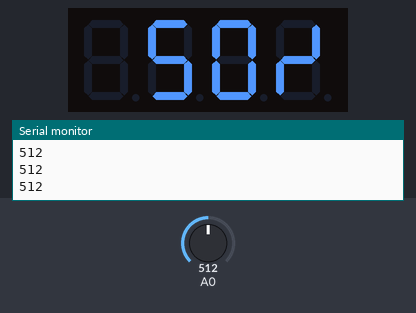
The sketch below on a simulated Arduino Uno, built with avr-gcc and run on an emulated ATmega328P. Shown: 4-digit seven-segment display, the last lines printed to the serial monitor. The inputs (shaded band) are chosen by the test bench; at power-on: A0 = 512.

Above: at 1.2 s.
1.3 s: A0 set to 716
At 2.1 s:
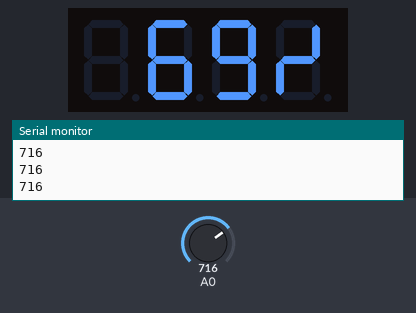
2.8 s: A0 set to 900
At 3.9 s:
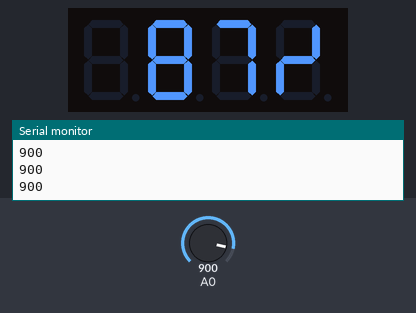
4.4 s: A0 set to 1023
At 5.7 s:
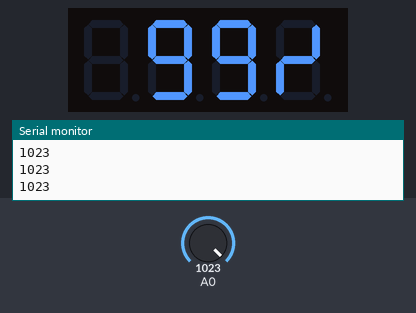
Timing chart, 0 to 7.4 s (numbered marks = the images above; inputs shaded):
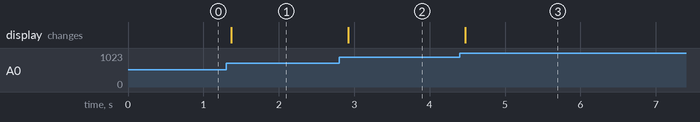

The sketch:

read_a0_write_segment.ino
```cpp
#include "TM1637Display.h"

// read A0
// clk D2
// DIO D3d

#define CLK 2
#define DIO 3

TM1637Display display(CLK, DIO);

/*
const uint8_t PERCENT[] = {
  0, 0, 0,
  SEG_B | SEG_G | SEG_E
};
*/

void setup() {
  Serial.begin(9600);
  display.setBrightness(0x08);
  uint8_t data[] = {0,0,0,0};
  display.setSegments(data);
}

void loop() {
  int sensorValue = analogRead(A0);
  Serial.print(sensorValue);
  Serial.println("");
  //display.showNumberDec(4217, true);
  //display.setBrightness(0x0f);
  int percent = map(sensorValue,0,1024,0,100);
  //display.showNumberDec(percent, false, 3, 0);
  //display.setSegments(PERCENT);
  uint8_t data[] = {0,0,0,0};
  for(int i = 2; i >= 0; i--) {
    data[i] = display.encodeDigit(percent%10);
    if (i==0 && percent == 0)
      data[i] = 0;
    percent /= 10;
  }
  data[3] = SEG_B | SEG_G | SEG_E;
  display.setSegments(data);
  delay(200);
}

/*

#define TEST_DELAY   2000

const uint8_t SEG_DONE[] = {
  SEG_B | SEG_C | SEG_D | SEG_E | SEG_G,           // d
  SEG_A | SEG_B | SEG_C | SEG_D | SEG_E | SEG_F,   // O
  SEG_C | SEG_E | SEG_G,                           // n
  SEG_A | SEG_D | SEG_E | SEG_F | SEG_G            // E
  };

void loop()
{
  int k;
  uint8_t data[] = { 0xff, 0xff, 0xff, 0xff };
  display.setBrightness(0x0f);

  // All segments on
  display.setSegments(data);
  delay(TEST_DELAY);

  // Selectively set different digits
  data[0] = 0b01001001;
  data[1] = display.encodeDigit(1);
  data[2] = display.encodeDigit(2);
  data[3] = display.encodeDigit(3);

  for(k = 3; k >= 0; k--) {
  display.setSegments(data, 1, k);
  delay(TEST_DELAY);
  }

  display.setSegments(data+2, 2, 2);
  delay(TEST_DELAY);

  display.setSegments(data+2, 2, 1);
  delay(TEST_DELAY);

  display.setSegments(data+1, 3, 1);
  delay(TEST_DELAY);


  // Show decimal numbers with/without leading zeros
  bool lz = false;
  for (uint8_t z = 0; z < 2; z++) {
  for(k = 0; k < 10000; k += k*4 + 7) {
    display.showNumberDec(k, lz);
    delay(TEST_DELAY);
  }
  lz = true;
  }

  // Show decimal number whose length is smaller than 4
  for(k = 0; k < 4; k++)
  data[k] = 0;
  display.setSegments(data);

  display.showNumberDec(153, false, 3, 1);
  delay(TEST_DELAY);
  display.showNumberDec(22, false, 2, 2);
  delay(TEST_DELAY);
  display.showNumberDec(0, true, 1, 3);
  delay(TEST_DELAY);
  display.showNumberDec(0, true, 1, 2);
  delay(TEST_DELAY);
  display.showNumberDec(0, true, 1, 1);
  delay(TEST_DELAY);
  display.showNumberDec(0, true, 1, 0);
  delay(TEST_DELAY);

  // Brightness Test
  for(k = 0; k < 4; k++)
  data[k] = 0xff;
  for(k = 0; k < 16; k++) {
    display.setBrightness(k);
    display.setSegments(data);
    delay(TEST_DELAY);
  }

  // Done!
  display.setSegments(SEG_DONE);

  while(1);
}
*/
```

Measured:
- after the input at 1.3 s, the display: changes after 0.07 s (image 1)
- after the input at 2.8 s, the display: changes after 0.12 s (image 2)
- after the input at 4.4 s, the display: changes after 0.07 s (image 3)
